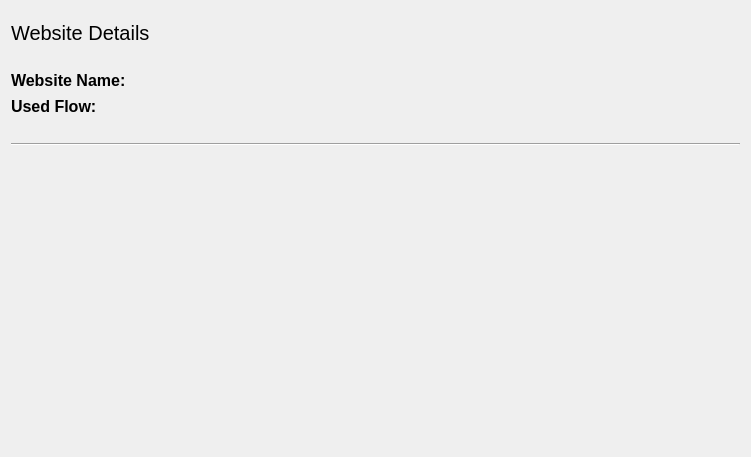
<?xml version="1.0" encoding="UTF-8"?>
<ui version="4.0">
 <class>AnalyzationDetails</class>
 <widget class="QDialog" name="AnalyzationDetails">
  <property name="geometry">
   <rect>
    <x>0</x>
    <y>0</y>
    <width>751</width>
    <height>457</height>
   </rect>
  </property>
  <property name="windowTitle">
   <string>Details</string>
  </property>
  <layout class="QGridLayout" name="gridLayout">
   <item row="0" column="0">
    <layout class="QVBoxLayout" name="verticalLayout">
     <item>
      <spacer name="verticalSpacer_4">
       <property name="orientation">
        <enum>Qt::Vertical</enum>
       </property>
       <property name="sizeType">
        <enum>QSizePolicy::Fixed</enum>
       </property>
       <property name="sizeHint" stdset="0">
        <size>
         <width>20</width>
         <height>10</height>
        </size>
       </property>
      </spacer>
     </item>
     <item>
      <widget class="QLabel" name="labelHeader">
       <property name="sizePolicy">
        <sizepolicy hsizetype="Preferred" vsizetype="Fixed">
         <horstretch>0</horstretch>
         <verstretch>0</verstretch>
        </sizepolicy>
       </property>
       <property name="font">
        <font>
         <pointsize>15</pointsize>
        </font>
       </property>
       <property name="text">
        <string>Website Details</string>
       </property>
      </widget>
     </item>
     <item>
      <spacer name="verticalSpacer_2">
       <property name="orientation">
        <enum>Qt::Vertical</enum>
       </property>
       <property name="sizeType">
        <enum>QSizePolicy::Fixed</enum>
       </property>
       <property name="sizeHint" stdset="0">
        <size>
         <width>20</width>
         <height>20</height>
        </size>
       </property>
      </spacer>
     </item>
     <item>
      <layout class="QHBoxLayout" name="horizontalLayout_4">
       <item>
        <widget class="QLabel" name="labelDescriptionName">
         <property name="sizePolicy">
          <sizepolicy hsizetype="Fixed" vsizetype="Fixed">
           <horstretch>0</horstretch>
           <verstretch>0</verstretch>
          </sizepolicy>
         </property>
         <property name="font">
          <font>
           <pointsize>12</pointsize>
           <weight>75</weight>
           <bold>true</bold>
          </font>
         </property>
         <property name="text">
          <string>Website Name:</string>
         </property>
        </widget>
       </item>
       <item>
        <spacer name="horizontalSpacer">
         <property name="orientation">
          <enum>Qt::Horizontal</enum>
         </property>
         <property name="sizeType">
          <enum>QSizePolicy::Fixed</enum>
         </property>
         <property name="sizeHint" stdset="0">
          <size>
           <width>10</width>
           <height>20</height>
          </size>
         </property>
        </spacer>
       </item>
       <item>
        <widget class="QLabel" name="labelWebsiteName">
         <property name="sizePolicy">
          <sizepolicy hsizetype="Preferred" vsizetype="Fixed">
           <horstretch>0</horstretch>
           <verstretch>0</verstretch>
          </sizepolicy>
         </property>
         <property name="font">
          <font>
           <pointsize>12</pointsize>
          </font>
         </property>
         <property name="text">
          <string/>
         </property>
        </widget>
       </item>
      </layout>
     </item>
     <item>
      <layout class="QHBoxLayout" name="horizontalLayout">
       <property name="sizeConstraint">
        <enum>QLayout::SetDefaultConstraint</enum>
       </property>
       <item>
        <widget class="QLabel" name="labelDescriptionFlow">
         <property name="sizePolicy">
          <sizepolicy hsizetype="Fixed" vsizetype="Fixed">
           <horstretch>0</horstretch>
           <verstretch>0</verstretch>
          </sizepolicy>
         </property>
         <property name="font">
          <font>
           <pointsize>12</pointsize>
           <weight>75</weight>
           <bold>true</bold>
          </font>
         </property>
         <property name="text">
          <string>Used Flow:</string>
         </property>
        </widget>
       </item>
       <item>
        <spacer name="horizontalSpacer_2">
         <property name="orientation">
          <enum>Qt::Horizontal</enum>
         </property>
         <property name="sizeType">
          <enum>QSizePolicy::Fixed</enum>
         </property>
         <property name="sizeHint" stdset="0">
          <size>
           <width>42</width>
           <height>20</height>
          </size>
         </property>
        </spacer>
       </item>
       <item>
        <widget class="QLabel" name="labelFlow">
         <property name="sizePolicy">
          <sizepolicy hsizetype="Preferred" vsizetype="Fixed">
           <horstretch>0</horstretch>
           <verstretch>0</verstretch>
          </sizepolicy>
         </property>
         <property name="font">
          <font>
           <pointsize>12</pointsize>
          </font>
         </property>
         <property name="text">
          <string/>
         </property>
        </widget>
       </item>
      </layout>
     </item>
     <item>
      <spacer name="verticalSpacer">
       <property name="orientation">
        <enum>Qt::Vertical</enum>
       </property>
       <property name="sizeType">
        <enum>QSizePolicy::Fixed</enum>
       </property>
       <property name="sizeHint" stdset="0">
        <size>
         <width>20</width>
         <height>20</height>
        </size>
       </property>
      </spacer>
     </item>
     <item>
      <widget class="Line" name="line">
       <property name="orientation">
        <enum>Qt::Horizontal</enum>
       </property>
      </widget>
     </item>
     <item>
      <spacer name="verticalSpacer_3">
       <property name="orientation">
        <enum>Qt::Vertical</enum>
       </property>
       <property name="sizeType">
        <enum>QSizePolicy::Expanding</enum>
       </property>
       <property name="sizeHint" stdset="0">
        <size>
         <width>20</width>
         <height>40</height>
        </size>
       </property>
      </spacer>
     </item>
    </layout>
   </item>
  </layout>
 </widget>
 <resources/>
 <connections/>
</ui>
